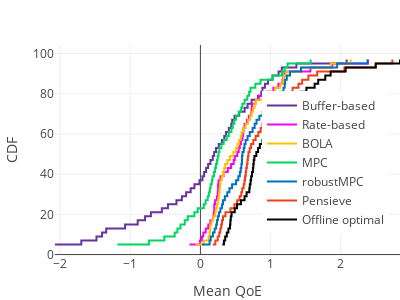

Here is the notebook cell this chart was saved with:
### Code cell
custom_layout = {
    "width":400,
    "height":300,
    "margin":dict(l=55, r=0, t=45, b=45),
    "legend": dict(x=0.6, 
                   y=0.1, 
                   orientation='v')
}
figure.update_layout(custom_layout)
figure.show()
